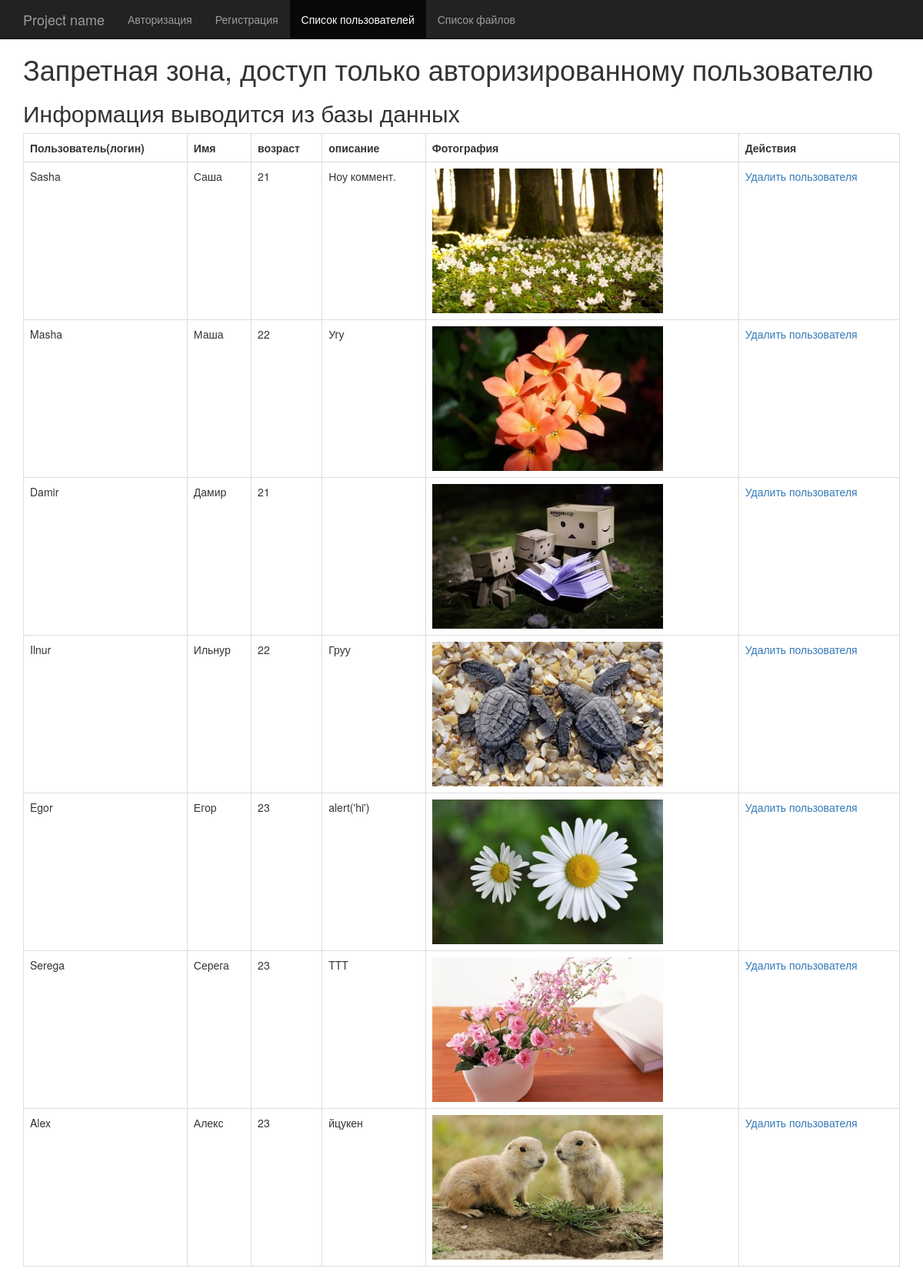
Screenshot of /starter_homework_4/list.php?action=Nastya (signed in) with the database file from the repository.
### tables this page shows
CREATE TABLE `users` (
  `id` int(11) NOT NULL,
  `login` varchar(50) NOT NULL,
  `password` varchar(255) NOT NULL,
  `name` tinytext NOT NULL,
  `age` int(11) DEFAULT NULL,
  `description` text,
  `photo` text
);

### starter_homework_4/list_.php (the view)
<?php
require_once 'starter_db.php';
$list = $pdo->prepare("SELECT login, name, age, description, photo FROM users");
$list->execute();
$array_list = $list->fetchAll(PDO::FETCH_ASSOC);
$table_new_list = '';
$action = $_GET['action'];
foreach ($array_list as $mas) {
    switch ($action) {
        case "{$mas['login']}":
            $delete = $pdo->prepare("DELETE FROM users WHERE login=:login");
            $delete->execute([':login' => $mas['login']]);
            break;
        default:
            $table = "<tr><td>{$mas['login']}</td>
                <td>{$mas['name']}</td>
                <td>{$mas['age']}</td>
                <td>{$mas['description']}</td>
                <td><img src='{$mas['photo']}' alt=''></td>
                <td><a href='?action={$mas['login']}'>Удалить пользователя</a></td>
                </tr>";
            $table_new_list .= $table;
            break;
    }
}

### starter_homework_4/list.php (shortened to what this page needs)
<!DOCTYPE html>
<html lang="en">
  <head>
    <link href="css/bootstrap.min.css" rel="stylesheet">
    <link href="starter-template.css" rel="stylesheet">
  </head>
  <body>
    <nav class="navbar navbar-inverse navbar-fixed-top">
      <div class="container">
        <div class="navbar-header">
          <a class="navbar-brand" href="#">Project name</a>
        </div>
        <div id="navbar" class="collapse navbar-collapse">
          <ul class="nav navbar-nav">
            <li><a href="index.php">Авторизация</a></li>
            <li><a href="reg.php">Регистрация</a></li>
            <li class="active"><a href="list.php">Список пользователей</a></li>
            <li><a href="filelist.php">Список файлов</a></li>
          </ul>
        </div>
      </div>
    </nav>
    <div class="container">
    <h1>Запретная зона, доступ только авторизированному пользователю</h1>
      <h2>Информация выводится из базы данных</h2>
      <table class='table table-bordered'>
      <tr>
        <th>Пользователь(логин)</th>
        <th>Имя</th>
        <th>возраст</th>
        <th>описание</th>
        <th>Фотография</th>
        <th>Действия</th>
      </tr>
          <?php
          if (!empty($_SESSION['user'])) {
              require_once 'list_.php';
              foreach ($array_list as $mas) {
                  if ($mas['login']==$_SESSION['user']) {
                      if (isset($table_new_list)) {
                          echo $table_new_list;
                      }
                  }
              }
          }
          ?>
    </table>
    </div>
  </body>
</html>

### starter_homework_4/starter-template.css (style rules this page uses)
body { padding-top: 50px; }

### rows the page displays
users: login "Sasha", name "Саша", age "21", description "Ноу коммент.", photo (picture)
users: login "Masha", name "Маша", age "22", description "Угу"
users: login "Damir", name "Дамир", age "21"
users: login "Ilnur", name "Ильнур", age "22", description "Груу"
users: login "Egor", name "Егор", age "23", description "alert('hi')"
users: login "Serega", name "Серега", age "23", description "TTT"
users: login "Alex", name "Алекс", age "23", description "йцукен"
